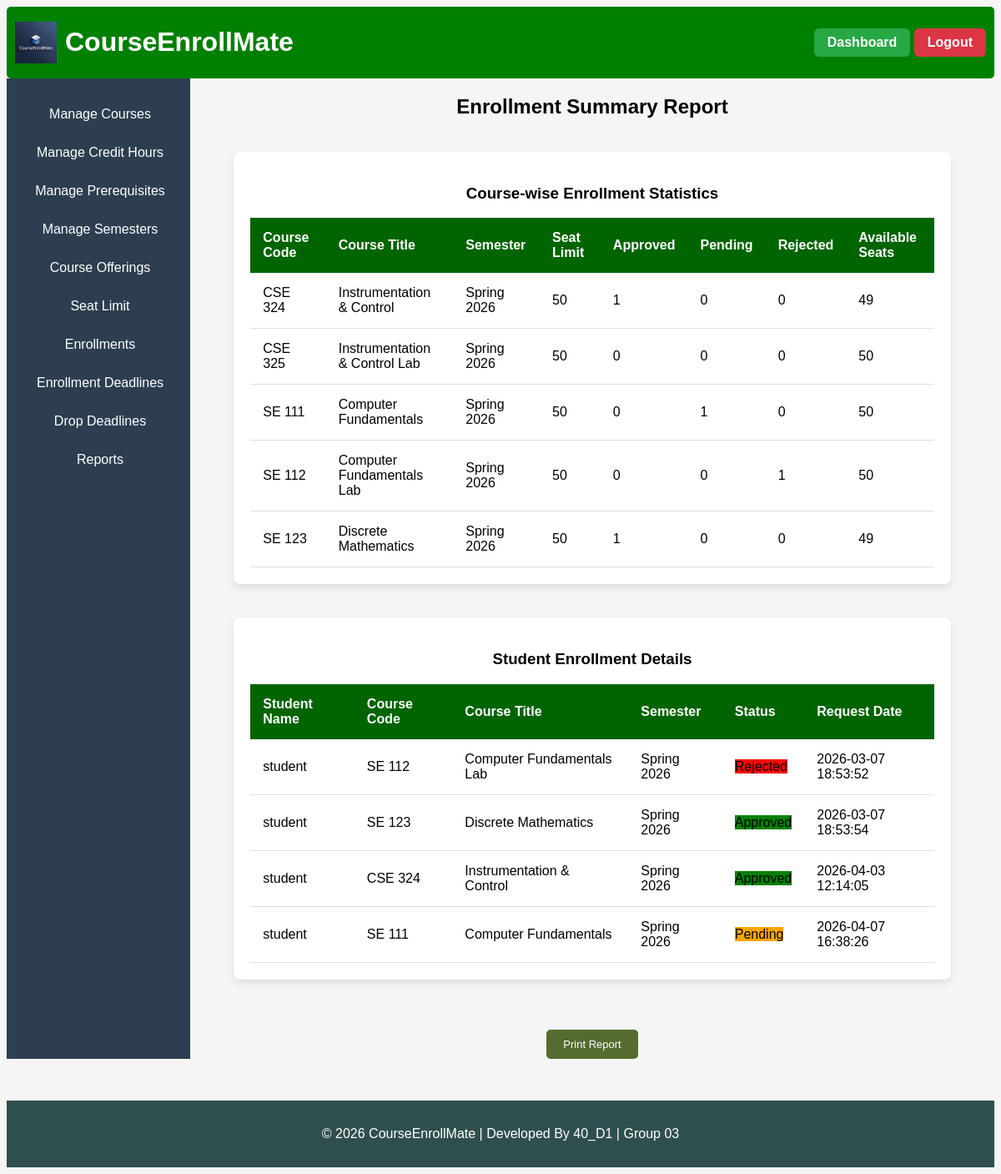
The app's page /enrollment_report (signed in) with its own data.
### tables this page shows
CREATE TABLE course_offerings (
    id INTEGER PRIMARY KEY AUTOINCREMENT,
    course_id INTEGER NOT NULL,
    semester_id INTEGER NOT NULL,
    max_seats INTEGER,
    FOREIGN KEY (course_id) REFERENCES courses(id),
    FOREIGN KEY (semester_id) REFERENCES semesters(id)
);

CREATE TABLE enrollment_requests (
    id INTEGER PRIMARY KEY AUTOINCREMENT,
    student_id INTEGER NOT NULL,
    offering_id INTEGER NOT NULL,
    request_date TIMESTAMP DEFAULT CURRENT_TIMESTAMP,
    status TEXT CHECK(status IN ('pending','approved','rejected')) DEFAULT 'pending', rejection_reason TEXT,
    FOREIGN KEY (student_id) REFERENCES users(id),
    FOREIGN KEY (offering_id) REFERENCES course_offerings(id)
);

CREATE TABLE users (
    id INTEGER PRIMARY KEY AUTOINCREMENT,
    full_name TEXT NOT NULL,
    email TEXT UNIQUE NOT NULL,
    password TEXT NOT NULL,
    role TEXT DEFAULT 'student'
);

CREATE TABLE courses (
    id INTEGER PRIMARY KEY AUTOINCREMENT,
    course_code TEXT UNIQUE NOT NULL,
    course_title TEXT NOT NULL,
    course_description TEXT,
    credit_hours INTEGER NOT NULL,
    created_at TIMESTAMP DEFAULT CURRENT_TIMESTAMP
);

CREATE TABLE semesters (
    id INTEGER PRIMARY KEY AUTOINCREMENT,
    semester_name TEXT NOT NULL,
    start_date TEXT,
    end_date TEXT,
    status TEXT CHECK(status IN ('active','inactive')) DEFAULT 'inactive'
);

### app.py (the view)
@app.route("/enrollment_report")
@login_required
@role_required("admin")
def enrollment_report():
    conn = get_db_connection()
    course_summary = conn.execute("""
        SELECT
            c.course_code,
            c.course_title,
            s.semester_name,
            co.max_seats,

            SUM(CASE WHEN er.status = 'approved' THEN 1 ELSE 0 END) AS approved_count,
            SUM(CASE WHEN er.status = 'pending' THEN 1 ELSE 0 END) AS pending_count,
            SUM(CASE WHEN er.status = 'rejected' THEN 1 ELSE 0 END) AS rejected_count

        FROM course_offerings co
        JOIN courses c ON co.course_id = c.id
        JOIN semesters s ON co.semester_id = s.id
        LEFT JOIN enrollment_requests er ON er.offering_id = co.id

        GROUP BY co.id
        ORDER BY s.semester_name, c.course_code
    """).fetchall()
    student_details = conn.execute("""
        SELECT
            u.full_name AS student_name,
            c.course_code,
            c.course_title,
            s.semester_name,
            er.status,
            er.request_date
        FROM enrollment_requests er
        JOIN users u ON er.student_id = u.id
        JOIN course_offerings co ON er.offering_id = co.id
        JOIN courses c ON co.course_id = c.id
        JOIN semesters s ON co.semester_id = s.id
        ORDER BY u.full_name
    """).fetchall()
    conn.close()
    return render_template(
        "enrollment_report.html",
        course_summary=course_summary,
        student_details=student_details
    )

### app.py (called while the page is built)
def get_db_connection():
    BASE_DIR = os.path.dirname(os.path.abspath(__file__))
    db_path = os.path.join(BASE_DIR, "courseenrollmate.db")
    conn = sqlite3.connect(db_path)
    conn.row_factory = sqlite3.Row
    conn.execute("PRAGMA foreign_keys = ON")
    return conn

### helper.py (called while the page is built)
def login_required(f):
    @wraps(f)
    def decorated_function(*args, **kwargs):
        if "username" not in session:
            return redirect("/login")
        return f(*args, **kwargs)
    return decorated_function

def role_required(role):
    def decorator(f):
        @wraps(f)
        def decorated_function(*args, **kwargs):
            if session.get("role") != role:
                return "403 Forbidden: Unauthorized access"
            return f(*args, **kwargs)
        return decorated_function
    return decorator

### templates/enrollment_report.html
{% extends "base.html" %}
{% block body %}
<h2>Enrollment Summary Report</h2>
<div class="table-container">
    <h3>Course-wise Enrollment Statistics</h3>
    <table>
        <thead>
            <tr>
                <th>Course Code</th>
                <th>Course Title</th>
                <th>Semester</th>
                <th>Seat Limit</th>
                <th>Approved</th>
                <th>Pending</th>
                <th>Rejected</th>
                <th>Available Seats</th>
            </tr>
        </thead>
        {% for c in course_summary %}
        <tbody>
            <tr>
                <td>{{ c.course_code }}</td>
                <td>{{ c.course_title }}</td>
                <td>{{ c.semester_name }}</td>
                <td>{{ c.max_seats }}</td>
                <td>{{ c.approved_count or 0 }}</td>
                <td>{{ c.pending_count or 0 }}</td>
                <td>{{ c.rejected_count or 0 }}</td>
                <td>
                    {{ (c.max_seats or 0) - (c.approved_count or 0) }}
                </td>
            </tr>
        </tbody>
        {% endfor %}
    </table>
</div>
<div class="table-container">
    <h3>Student Enrollment Details</h3>
    <table>
        <thead>
            <tr>
                <th>Student Name</th>
                <th>Course Code</th>
                <th>Course Title</th>
                <th>Semester</th>
                <th>Status</th>
                <th>Request Date</th>
            </tr>
        </thead>
    {% for s in student_details %}
        <tbody>
            <tr>
                <td>{{ s.student_name }}</td>
                <td>{{ s.course_code }}</td>
                <td>{{ s.course_title }}</td>
                <td>{{ s.semester_name }}</td>
                <td>
                    {% if s.status == 'approved' %}
                        <span class="approved">Approved</span>
                    {% elif s.status == 'pending' %}
                        <span class="pending">Pending</span>
                    {% else %}
                        <span class="rejected">Rejected</span>
                    {% endif %}
                </td>
                <td>{{ s.request_date }}</td>
            </tr>
        </tbody>
    {% endfor %}
    </table>
</div>
<button onclick="window.print()" class="print-btn">Print Report</button>
{% endblock %}

### static/style.css (style rules this page uses)
body { font-family: Arial, sans-serif; background:whitesmoke; text-align:center; }
button { width:100%; margin-top:20px; padding:12px; background:darkolivegreen; border:none; color:white; font-size:16px; border-radius:6px; cursor:pointer; }
.table-container { width:85%; margin:40px auto; background:white; padding:20px; border-radius:8px; box-shadow:0 4px 10px rgba(0,0,0,0.1); }
table { width:100%; border-collapse:collapse; }
thead { background: darkgreen; color:white; }
th,td { padding:15px; text-align:left; }
tbody tr { border-bottom:1px solid #ddd; }
.approved { background: green; }
.pending { background: orange; }
.rejected { background: red; }
.print-btn { display: inline-block; width: auto !important; padding: 10px 20px; font-size: 13px; background: darkolivegreen; color: white; text-decoration: none; border-radius: 5px; border: none; cursor: pointer; }

### records on screen
course_offerings: course_code "CSE 324", course_title "Instrumentation & Control", semester_name "Spring 2026", max_seats "50", approved_count "1", pending_count "0", rejected_count "0", (c.max_seatsor0)-(c.approved_countor0) "49"
course_offerings: course_code "CSE 325", course_title "Instrumentation & Control Lab", semester_name "Spring 2026", max_seats "50", approved_count "0", pending_count "0", rejected_count "0", (c.max_seatsor0)-(c.approved_countor0) "50"
course_offerings: course_code "SE 111", course_title "Computer Fundamentals", semester_name "Spring 2026", max_seats "50", approved_count "0", pending_count "1", rejected_count "0", (c.max_seatsor0)-(c.approved_countor0) "50"
course_offerings: course_code "SE 112", course_title "Computer Fundamentals Lab", semester_name "Spring 2026", max_seats "50", approved_count "0", pending_count "0", rejected_count "1", (c.max_seatsor0)-(c.approved_countor0) "50"
course_offerings: course_code "SE 123", course_title "Discrete Mathematics", semester_name "Spring 2026", max_seats "50", approved_count "1", pending_count "0", rejected_count "0", (c.max_seatsor0)-(c.approved_countor0) "49"
enrollment_requests: student_name "student", course_code "SE 112", course_title "Computer Fundamentals Lab", semester_name "Spring 2026", status "Rejected", request_date "2026-03-07 18:53:52"
enrollment_requests: student_name "student", course_code "SE 123", course_title "Discrete Mathematics", semester_name "Spring 2026", status "Approved", request_date "2026-03-07 18:53:54"
enrollment_requests: student_name "student", course_code "CSE 324", course_title "Instrumentation & Control", semester_name "Spring 2026", status "Approved", request_date "2026-04-03 12:14:05"
enrollment_requests: student_name "student", course_code "SE 111", course_title "Computer Fundamentals", semester_name "Spring 2026", status "Pending", request_date "2026-04-07 16:38:26"
